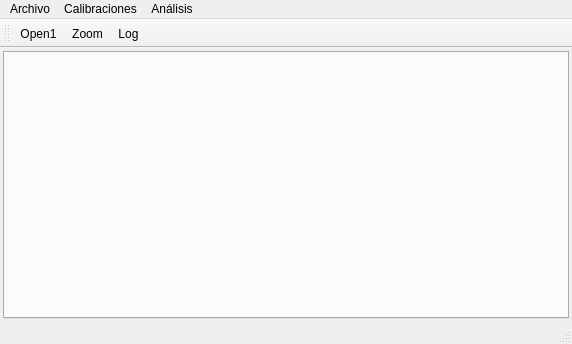
<?xml version="1.0" encoding="UTF-8"?>
<ui version="4.0">
 <class>MainWindow</class>
 <widget class="QMainWindow" name="MainWindow">
  <property name="geometry">
   <rect>
    <x>0</x>
    <y>0</y>
    <width>572</width>
    <height>344</height>
   </rect>
  </property>
  <property name="windowTitle">
   <string>Air Sample Gamma Analyzer</string>
  </property>
  <widget class="QWidget" name="centralwidget">
   <property name="styleSheet">
    <string notr="true"/>
   </property>
   <layout class="QVBoxLayout" name="verticalLayout" stretch="0">
    <property name="spacing">
     <number>3</number>
    </property>
    <property name="leftMargin">
     <number>3</number>
    </property>
    <property name="topMargin">
     <number>3</number>
    </property>
    <property name="rightMargin">
     <number>3</number>
    </property>
    <property name="bottomMargin">
     <number>3</number>
    </property>
    <item>
     <widget class="QTabWidget" name="tab_wid">
      <property name="autoFillBackground">
       <bool>false</bool>
      </property>
      <property name="styleSheet">
       <string notr="true"/>
      </property>
      <property name="tabsClosable">
       <bool>false</bool>
      </property>
     </widget>
    </item>
   </layout>
  </widget>
  <widget class="QMenuBar" name="menubar">
   <property name="geometry">
    <rect>
     <x>0</x>
     <y>0</y>
     <width>572</width>
     <height>21</height>
    </rect>
   </property>
   <widget class="QMenu" name="menuFile">
    <property name="title">
     <string>Archivo</string>
    </property>
    <addaction name="menu_opcnf"/>
   </widget>
   <widget class="QMenu" name="menuCal">
    <property name="title">
     <string>Calibraciones</string>
    </property>
   </widget>
   <widget class="QMenu" name="menuAnalysis">
    <property name="title">
     <string>Análisis</string>
    </property>
    <addaction name="menu_pks"/>
   </widget>
   <addaction name="menuFile"/>
   <addaction name="menuCal"/>
   <addaction name="menuAnalysis"/>
  </widget>
  <widget class="QStatusBar" name="status_bar"/>
  <widget class="QToolBar" name="toolbar">
   <property name="windowTitle">
    <string>toolBar</string>
   </property>
   <attribute name="toolBarArea">
    <enum>TopToolBarArea</enum>
   </attribute>
   <attribute name="toolBarBreak">
    <bool>false</bool>
   </attribute>
   <addaction name="action_open"/>
   <addaction name="action_zoom"/>
   <addaction name="action_log"/>
  </widget>
  <action name="action_open">
   <property name="text">
    <string>Open1</string>
   </property>
  </action>
  <action name="menu_opcnf">
   <property name="text">
    <string>Open CNF File...</string>
   </property>
  </action>
  <action name="action_log">
   <property name="checkable">
    <bool>true</bool>
   </property>
   <property name="text">
    <string>Log</string>
   </property>
   <property name="toolTip">
    <string>No se que poner aqui</string>
   </property>
   <property name="shortcut">
    <string>Ctrl+L</string>
   </property>
  </action>
  <action name="action_zoom">
   <property name="checkable">
    <bool>true</bool>
   </property>
   <property name="text">
    <string>Zoom</string>
   </property>
  </action>
  <action name="menu_pks">
   <property name="text">
    <string>Búsqueda de Fotopicos...</string>
   </property>
  </action>
 </widget>
 <resources/>
 <connections/>
</ui>
